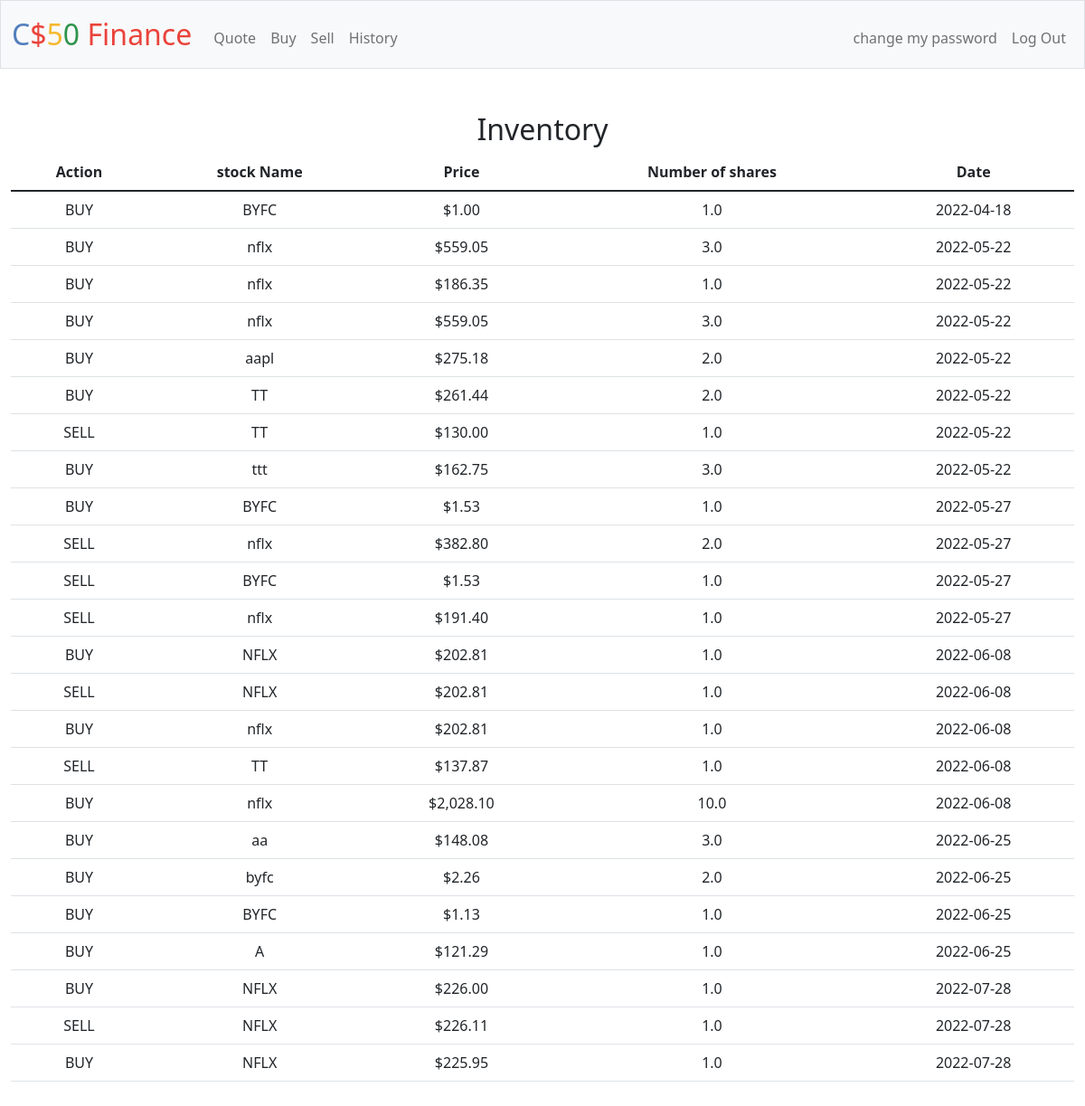
/history (signed in), run on an earlier commit of the app's database.
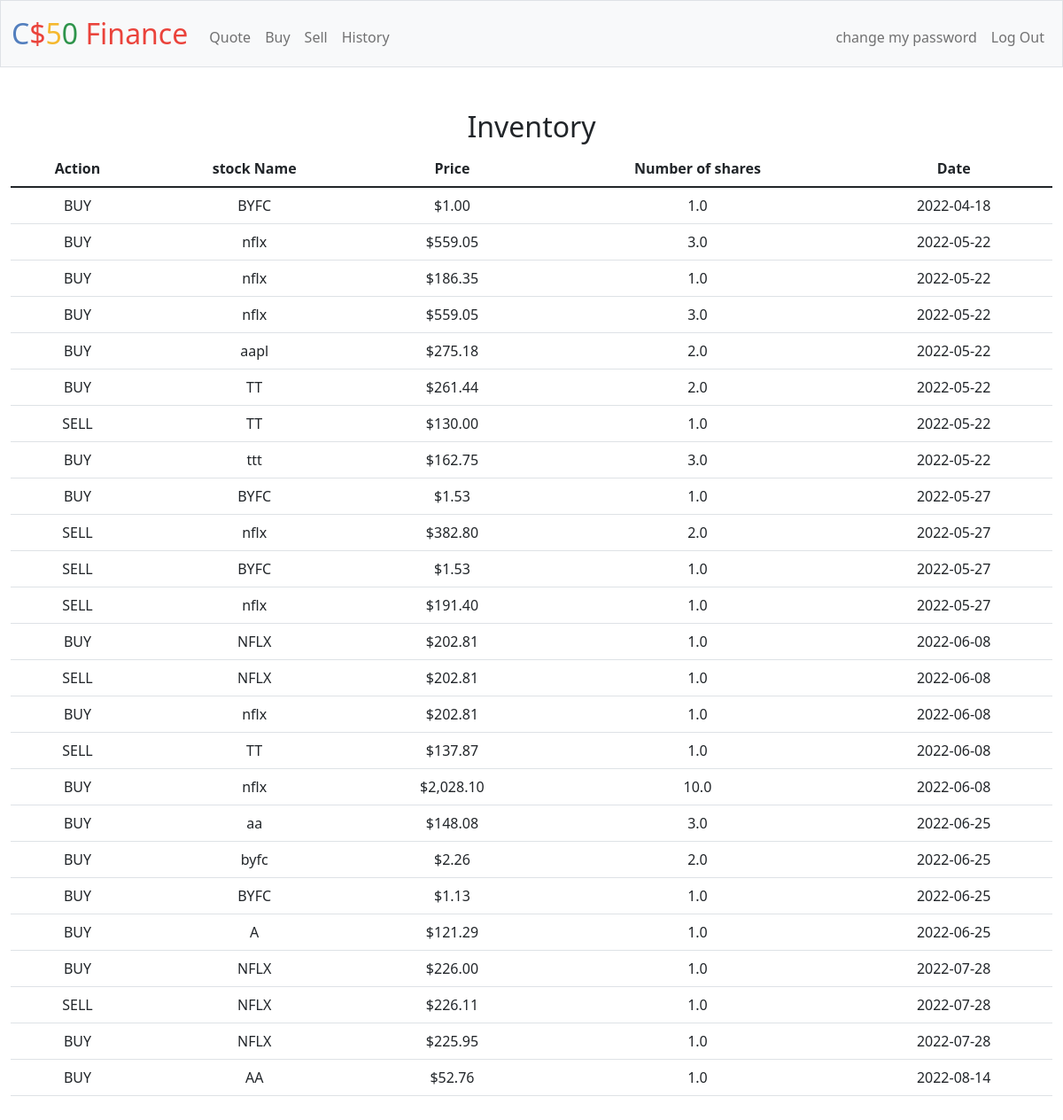
And on a later commit of the database.
### tables this page shows
CREATE TABLE 'history' ('user_name' TEXT NOT NULL, 'stock' TEXT NOT NULL,'price' REAL NOT NULL, 'time' DATETIME NOT NULL DEFAULT CURRENT_DATE, 'Action' TEXT, 'shares' REAL);

### app.py (the view)
@app.route("/history")
@login_required
def history():
    history = db.execute("SELECT * FROM history WHERE user_name = ?", session["user_name"])
    return render_template("history.html", history=history)

### app.py (called while the page is built)
@app.after_request
def after_request(response):
    response.headers["Cache-Control"] = "no-cache, no-store, must-revalidate"
    response.headers["Expires"] = 0
    response.headers["Pragma"] = "no-cache"
    return response

### helpers.py (called while the page is built)
def login_required(f):
    @wraps(f)
    def decorated_function(*args, **kwargs):
        if session.get("user_id") is None:
            return redirect("/login")
        return f(*args, **kwargs)
    return decorated_function

def usd(value):
    return f"${value:,.2f}"

### templates/history.html (shortened to what this page needs)
{% extends "layout.html" %}
{% block main %}
<div >
    <h2>Inventory</h2>
    <table class="table table-hover">
        <thead>
            <tr>
                <th>Action</th>
                <th>stock Name</th>
                <th>Price</th>
                <th>Number of shares</th>
                <th>Date</th>
            </tr>
        </thead>
        {% for row in history%}
            <tr><td>{{row["Action"]}}</td>
                <td>{{row["stock"]}}</td>
                <td>{{row["price"] | usd}}</td>
                <td>{{row["shares"]}}</td>
                <td>{{row["time"]}}</td>
            </tr>
        {% endfor %}
        </table>
{% endblock %}

What changed in the data, as far as the page shows it:
added history: Action "BUY", stock "AA", price "$52.76", shares "1.0", time "2022-08-14"
